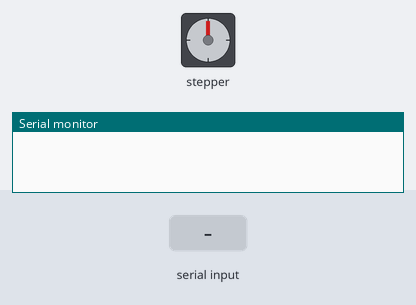
This sketch was run on a simulated Arduino Uno, built with avr-gcc and run on an emulated ATmega328P. On the bench: stepper motor, the last lines printed to the serial monitor. The inputs (shaded band) are chosen by the test bench. Stepper angles assume 200 steps per turn.

Above: at 1.2 s.
1.3 s: "90,45\n" received over Serial
At 3.7 s:
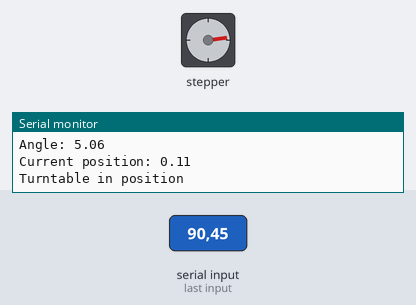
4.3 s: "30,150\n" received over Serial
At 5.76 s:
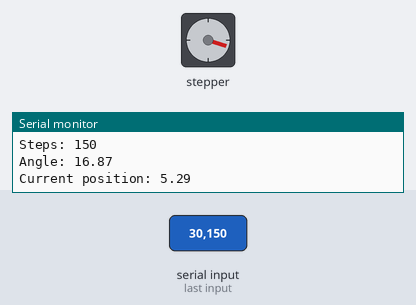
7.3 s: "200\n" received over Serial
10.3 s: "0\n" received over Serial
13.3 s: "90\n" received over Serial
At 14.0 s:
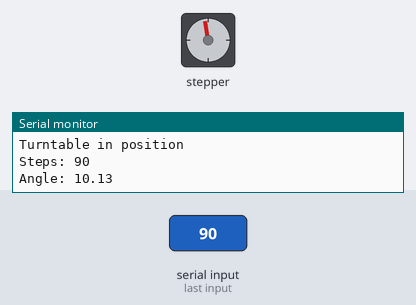
16.3 s: "5\n" received over Serial
At 18.3 s:
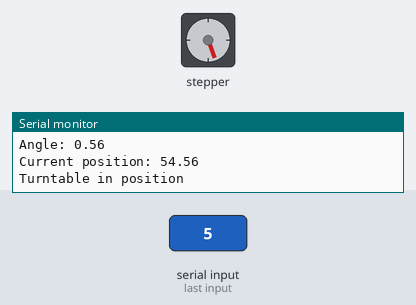
Timing chart, 0 to 19.8 s (numbered marks = the images above; inputs shaded):
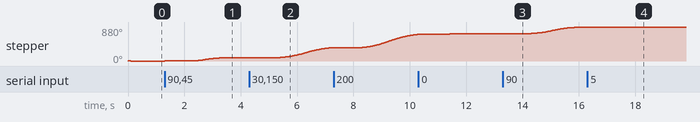

The sketch:

turntable_accelstepper.ino
```cpp
// Include the AccelStepper Library
#include <AccelStepper.h>

// Define pin connections
const int DIR_PIN = 2;
const int STEP_PIN = 3;

/*
const float STEP_SIZE = 1.8;     // 1    full step
const float STEP_SIZE = 0.9;     // 1/2  microstep
const float STEP_SIZE = 0.45;    // 1/4  microstep
const float STEP_SIZE = 0.225;   // 1/8  microstep
const float STEP_SIZE = 0.1125;  // 1/16 microstep
const float STEP_SIZE = 0.05625; // 1/32 microstep
*/
const float STEP_SIZE = 0.1125;  // 1/16 microstep

// Define motor interface type
#define motorInterfaceType 1

// Define variables to control steps via serial
long steps;
float angle;
bool moving = false;

// Creates an instance
AccelStepper turntable(motorInterfaceType, STEP_PIN, DIR_PIN);

void setup() {
  // set the maximum speed, acceleration factor,
  // initial speed and the target position
  turntable.setMaxSpeed(1000);
  turntable.setAcceleration(100);
  turntable.setSpeed(200);

  // initialize serial
  Serial.begin(9600);
}

float steps2angle(int steps) {
  return steps * STEP_SIZE;
}

void loop() {
  if (turntable.distanceToGo() == 0 && moving) {
    Serial.println("Turntable in position");
    moving = false;
  }

  // if a command is sent via serial and turntable is in the desired position
  if (Serial.available()) {
    // read steps from serial
    steps = Serial.parseInt();

    // steps 0 means query current position
    if (steps == 0) {
      Serial.print("Current position: ");
      Serial.println(turntable.currentPosition() * STEP_SIZE);
    }
    // otherwise move motor by angle degrees from current position
    else {
      moving = true;
      angle = steps2angle(steps);

      Serial.print("Steps: ");
      Serial.println(steps);
      Serial.print("Angle: ");
      Serial.println(angle);

      turntable.move(steps);
    }
  }

  // Move the motor one step
  turntable.run();
}
```
